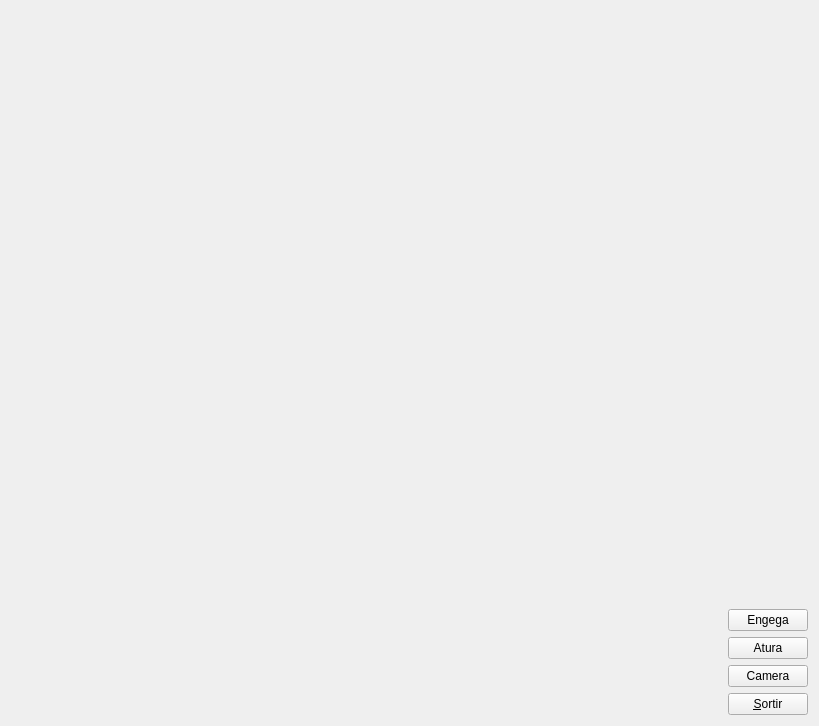
<?xml version="1.0" encoding="UTF-8"?>
<ui version="4.0">
 <class>MyForm</class>
 <widget class="QWidget" name="MyForm">
  <property name="geometry">
   <rect>
    <x>0</x>
    <y>0</y>
    <width>819</width>
    <height>726</height>
   </rect>
  </property>
  <property name="windowTitle">
   <string>IDI-Lab</string>
  </property>
  <layout class="QHBoxLayout" name="horizontalLayout">
   <item>
    <widget class="MyGLWidget" name="widget" native="true">
     <property name="sizePolicy">
      <sizepolicy hsizetype="Expanding" vsizetype="Expanding">
       <horstretch>0</horstretch>
       <verstretch>0</verstretch>
      </sizepolicy>
     </property>
     <property name="minimumSize">
      <size>
       <width>50</width>
       <height>50</height>
      </size>
     </property>
    </widget>
   </item>
   <item>
    <layout class="QVBoxLayout" name="verticalLayout">
     <item>
      <spacer name="verticalSpacer">
       <property name="orientation">
        <enum>Qt::Vertical</enum>
       </property>
       <property name="sizeHint" stdset="0">
        <size>
         <width>20</width>
         <height>40</height>
        </size>
       </property>
      </spacer>
     </item>
     <item>
      <widget class="QPushButton" name="engegaButton">
       <property name="text">
        <string>Engega</string>
       </property>
      </widget>
     </item>
     <item>
      <widget class="QPushButton" name="aturaButton">
       <property name="text">
        <string>Atura</string>
       </property>
      </widget>
     </item>
     <item>
      <widget class="QPushButton" name="cameraButton">
       <property name="text">
        <string>Camera</string>
       </property>
      </widget>
     </item>
     <item>
      <widget class="QPushButton" name="pushButton">
       <property name="sizePolicy">
        <sizepolicy hsizetype="Fixed" vsizetype="Fixed">
         <horstretch>0</horstretch>
         <verstretch>0</verstretch>
        </sizepolicy>
       </property>
       <property name="text">
        <string>&amp;Sortir</string>
       </property>
      </widget>
     </item>
    </layout>
   </item>
  </layout>
 </widget>
 <customwidgets>
  <customwidget>
   <class>MyGLWidget</class>
   <extends>QWidget</extends>
   <header>MyGLWidget.h</header>
   <container>1</container>
  </customwidget>
 </customwidgets>
 <resources/>
 <connections>
  <connection>
   <sender>pushButton</sender>
   <signal>clicked()</signal>
   <receiver>MyForm</receiver>
   <slot>close()</slot>
   <hints>
    <hint type="sourcelabel">
     <x>796</x>
     <y>596</y>
    </hint>
    <hint type="destinationlabel">
     <x>839</x>
     <y>529</y>
    </hint>
   </hints>
  </connection>
 </connections>
</ui>
